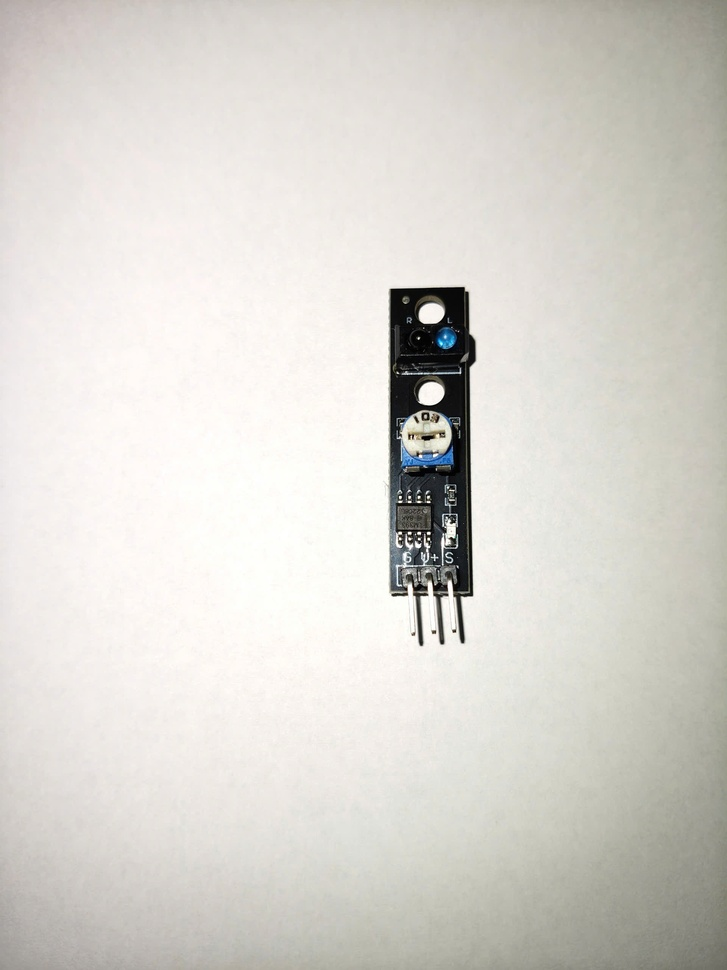
#> input picture image/sample1.jpg, 727 x 970 px, shrunk from 1920 x 2560 before the run
$ python -i illumination.py   (imports and definitions only)
#> lines starting #> are read from the running program, lines starting #| are printed output that depends on the picture
"""Illumination normalization utilities: Gray-World White Balance and CLAHE."""


import cv2
import numpy as np


# [34 lines left out: function gray_world_white_balance, not called in this run]


def apply_clahe(
    image_rgb: np.ndarray,
    clip_limit: float = 1.5,
    tile_grid_size: tuple[int, int] = (8, 8),
) -> np.ndarray:
    """Apply Contrast Limited Adaptive Histogram Equalization (CLAHE) on L channel of LAB space.

    Args:
        image_rgb: Input RGB image (H, W, 3), uint8.
        clip_limit: Threshold for contrast limiting. Default 1.5 to avoid over-amplifying noise.
        tile_grid_size: Grid size for local histogram equalization (default 8x8).

    Returns:
        Illumination-normalized RGB image (H, W, 3), uint8.
    """
#> called with clip_limit = 1.5, tile_grid_size = (8, 8)
    if image_rgb.ndim != 3 or image_rgb.shape[2] != 3:
        return image_rgb

    # Convert RGB to LAB
    lab = cv2.cvtColor(image_rgb, cv2.COLOR_RGB2LAB)
#> lab: shape (970, 727, 3); mean of channels 0, 1, 2 217.7, 127.8, 131.5
    l_channel, a_channel, b_channel = cv2.split(lab)
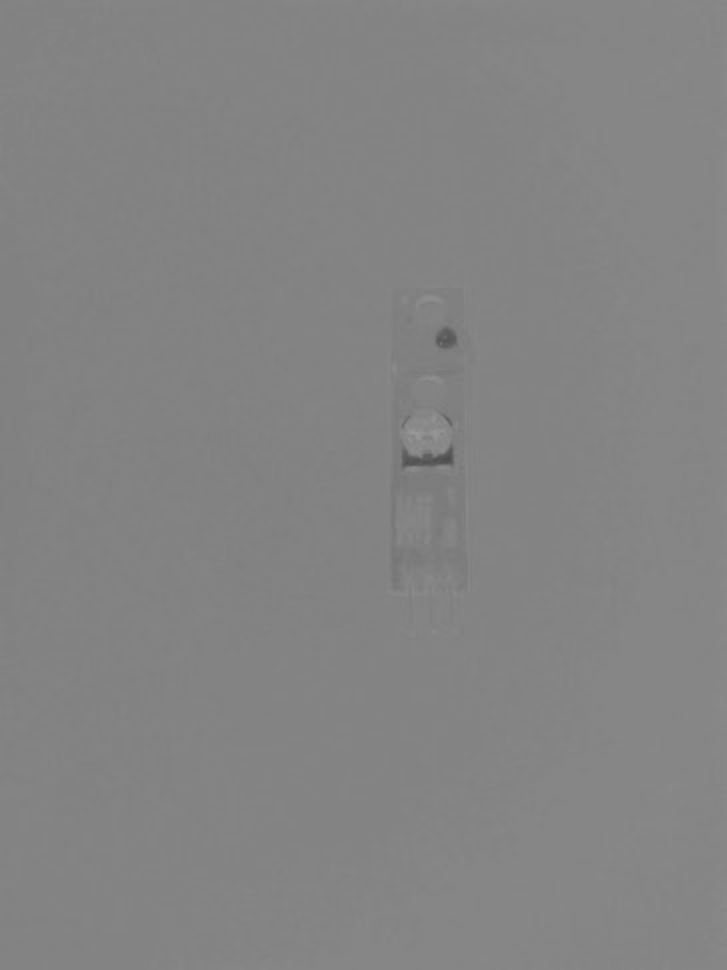
#> b_channel: shape (970, 727); min 76, max 154, mean 131.5

    clahe = cv2.createCLAHE(clipLimit=clip_limit, tileGridSize=tile_grid_size)
    l_clahe = clahe.apply(l_channel)
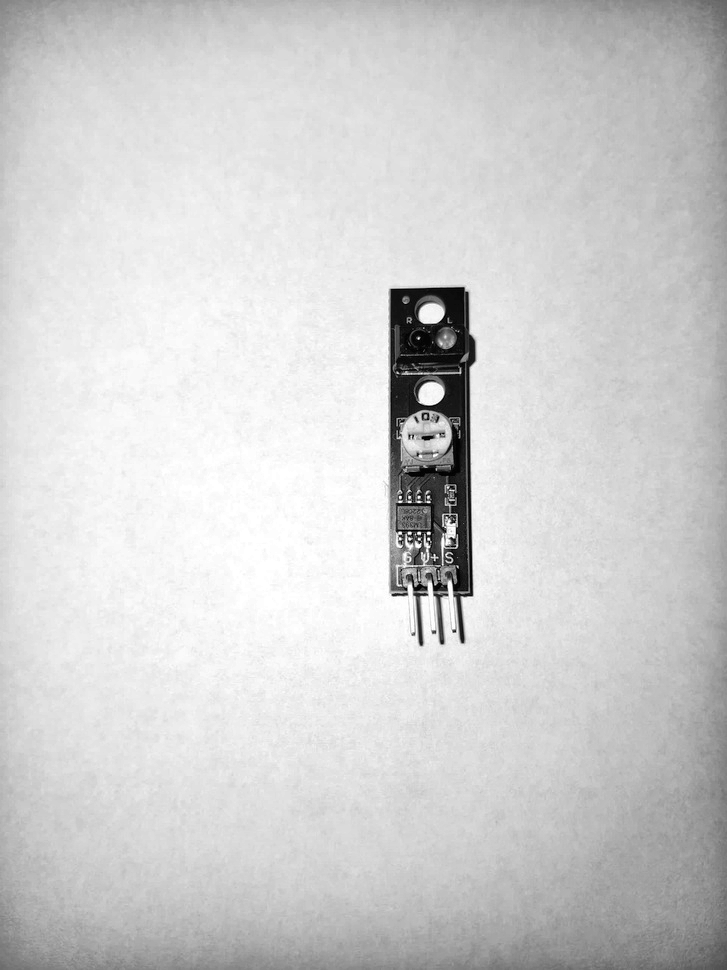
#> l_clahe: shape (970, 727); min 1, max 255, mean 208

    merged = cv2.merge((l_clahe, a_channel, b_channel))
#> merged: shape (970, 727, 3); mean of channels 0, 1, 2 208, 127.8, 131.5
    return cv2.cvtColor(merged, cv2.COLOR_LAB2RGB)


# [23 lines left out: function normalize_illumination, not called in this run]

>>> import cv2
>>> picture = cv2.cvtColor(cv2.imread('../../image/sample1.jpg'), cv2.COLOR_BGR2RGB)
>>> result = apply_clahe(picture)
